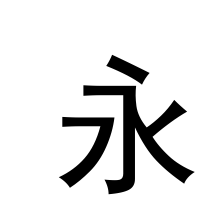
#> input picture test_char.png, 224 x 224 px
$ python -i test_hybrid.py   (imports and definitions only)
#> lines starting #> are read from the running program, lines starting #| are printed output that depends on the picture; after the words box and inside, x2 and y2 are one past the last pixel; in counts of white or black regions, pixels touching at a corner belong together
### services/template_manager.py
"""
InkPi 书法评测系统 - 字帖管理服务

功能：
1. 管理标准字帖库
2. 根据识别结果匹配合适的字帖
3. 支持多种书体风格（楷书、行书等）
"""
import cv2
import numpy as np
from typing import Dict, List, Optional, Tuple
from pathlib import Path
import logging

import sys
sys.path.insert(0, str(Path(__file__).parent.parent))
from config import MODELS_DIR


class TemplateManager:
    """
    字帖管理服务

    字帖库结构：
    templates/
    ├── 永_楷书_颜真卿.png
    ├── 永_楷书_欧阳询.png
    ├── 永_行书_王羲之.png
    ├── 山_楷书_颜真卿.png
    └── ...
    """

    _instance = None
    CHARACTER_ALIASES = {
        "永": "yong",
        "山": "shan",
        "水": "shui",
        "火": "huo",
        "土": "tu",
        "金": "jin",
        "木": "mu",
        "人": "ren",
        "大": "da",
        "小": "xiao",
        "神": "shen",
    }
    STYLE_ALIASES = {
        "楷书": "kaishu",
        "行书": "xingshu",
        "草书": "caoshu",
        "隶书": "lishu",
        "篆书": "zhuanshu",
    }
    STYLE_DISPLAY_NAMES = {value: key for key, value in STYLE_ALIASES.items()}

    def __new__(cls, *args, **kwargs):
        """单例模式"""
        if cls._instance is None:
            cls._instance = super().__new__(cls)
        return cls._instance

    def __init__(self, template_dir: str = None):
        self.logger = logging.getLogger(__name__)

        # 字帖目录
        if template_dir is None:
            template_dir = str(MODELS_DIR / "templates")
        self.template_dir = Path(template_dir)

        # 确保目录存在
        self.template_dir.mkdir(parents=True, exist_ok=True)

        # 字帖缓存
        self._cache: Dict[str, np.ndarray] = {}

        # 加载字帖索引
        self._templates: Dict[str, List[Dict]] = {}
        self._load_template_index()

    def _load_template_index(self):
        """加载字帖索引"""
        if not self.template_dir.exists():
            self.logger.warning(f"字帖目录不存在: {self.template_dir}")
            return

        # 扫描字帖文件
        for file_path in self.template_dir.glob("*.png"):
            filename = file_path.stem  # 去掉扩展名
            parts = filename.split("_")

            if len(parts) >= 2:
                char = parts[0]
                style = parts[1] if len(parts) > 1 else "楷书"
                calligrapher = parts[2] if len(parts) > 2 else "标准"

                if char not in self._templates:
                    self._templates[char] = []

                self._templates[char].append({
                    "path": str(file_path),
                    "char": char,
                    "style": style,
                    "calligrapher": calligrapher
                })

        self.logger.info(f"已加载 {len(self._templates)} 个字的字帖索引")

    # [158 lines left out: functions get_template, resolve_character_key, resolve_style_key, to_display_character, to_display_style, iter_templates and 3 more, not called in this run]

    def list_available_chars(self) -> List[str]:
        """列出所有可用的字符"""
        return sorted(self._templates.keys())

    # [147 lines left out: functions list_available_styles, add_template, load_image, save_image, create_template_from_user_image, not called in this run]


# 创建全局单例
template_manager = TemplateManager()

### test_hybrid.py
"""
InkPi v3.0 混合架构测试脚本

测试流程：
1. 创建模拟图像（用户书写 + 字帖）
2. 运行双轨预处理
3. 运行混合评测
4. 输出四维评分
"""
import cv2
import numpy as np
import time
import sys
from pathlib import Path

# [4 lines not run here, left out]

# 添加项目根目录到路径
sys.path.insert(0, str(Path(__file__).parent))

from services.evaluation_service_v3 import hybrid_evaluation_service
from services.siamese_engine import siamese_engine
from services.template_manager import template_manager


# [36 lines left out: function create_test_image, not called in this run]


def preprocess_dual_track(image: np.ndarray) -> tuple:
    """
    双轨预处理（简化版，用于测试）

    Args:
        image: 输入图像

    Returns:
        Tuple[binary_image, texture_image]
    """
    print("\n📷 双轨预处理...")
    start_time = time.perf_counter()

    # 转灰度
    if len(image.shape) == 3:
        gray = cv2.cvtColor(image, cv2.COLOR_BGR2GRAY)
    else:
        gray = image

    # 二值化
    _, binary = cv2.threshold(gray, 127, 255, cv2.THRESH_BINARY)

    # 缩放到 224x224
    binary_224 = cv2.resize(binary, (224, 224), interpolation=cv2.INTER_AREA)
    texture_224 = cv2.resize(gray, (224, 224), interpolation=cv2.INTER_AREA)

    elapsed = (time.perf_counter() - start_time) * 1000
    print(f"   ✓ 预处理完成: {elapsed:.1f}ms")
    print(f"   ✓ Binary: {binary_224.shape}, Texture: {texture_224.shape}")

    return binary_224, texture_224


# [148 lines left out: functions test_hybrid_evaluation, test_with_real_image, performance_test, not called in this run]


# [15 lines not run here, left out]

>>> import cv2
>>> picture = cv2.imread('test_char.png')
#> picture is the input picture: shape (224, 224, 3); min 0, max 255, mean 228.7
>>> result = preprocess_dual_track(picture)
#> in preprocess_dual_track, `_, binary = cv2.threshold(gray, 127, 255, cv2.THRESH_BINARY)`:
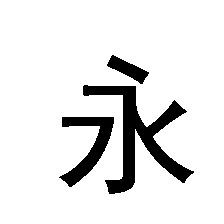
#> binary: shape (224, 224); 89.6% white; 3 black regions, box (x1, y1, x2, y2) and area: (83, 85, 194, 194) 3307, (59, 117, 114, 187) 1405, (107, 55, 149, 84) 510
#|    ✓ Binary: (224, 224), Texture: (224, 224)
